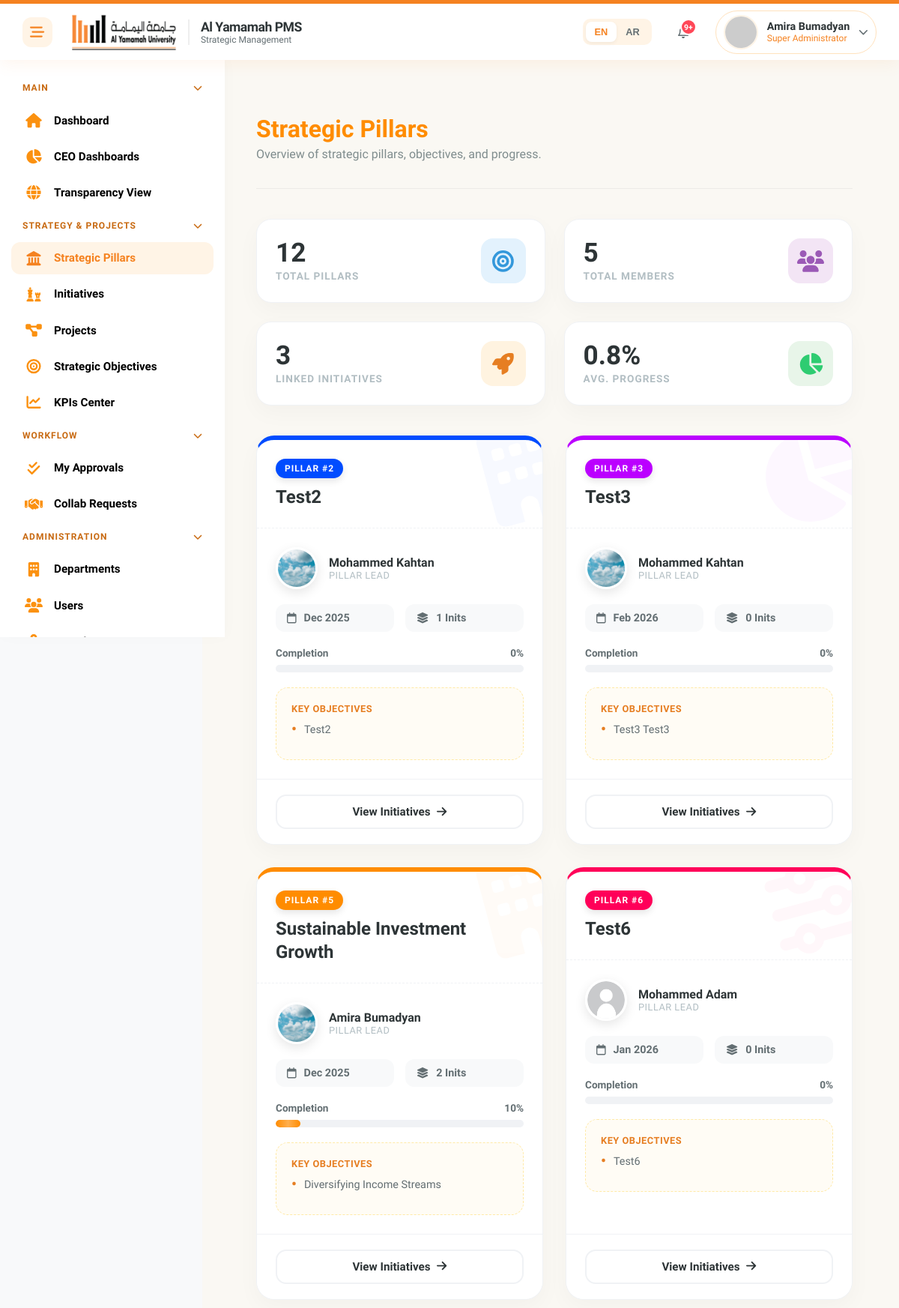
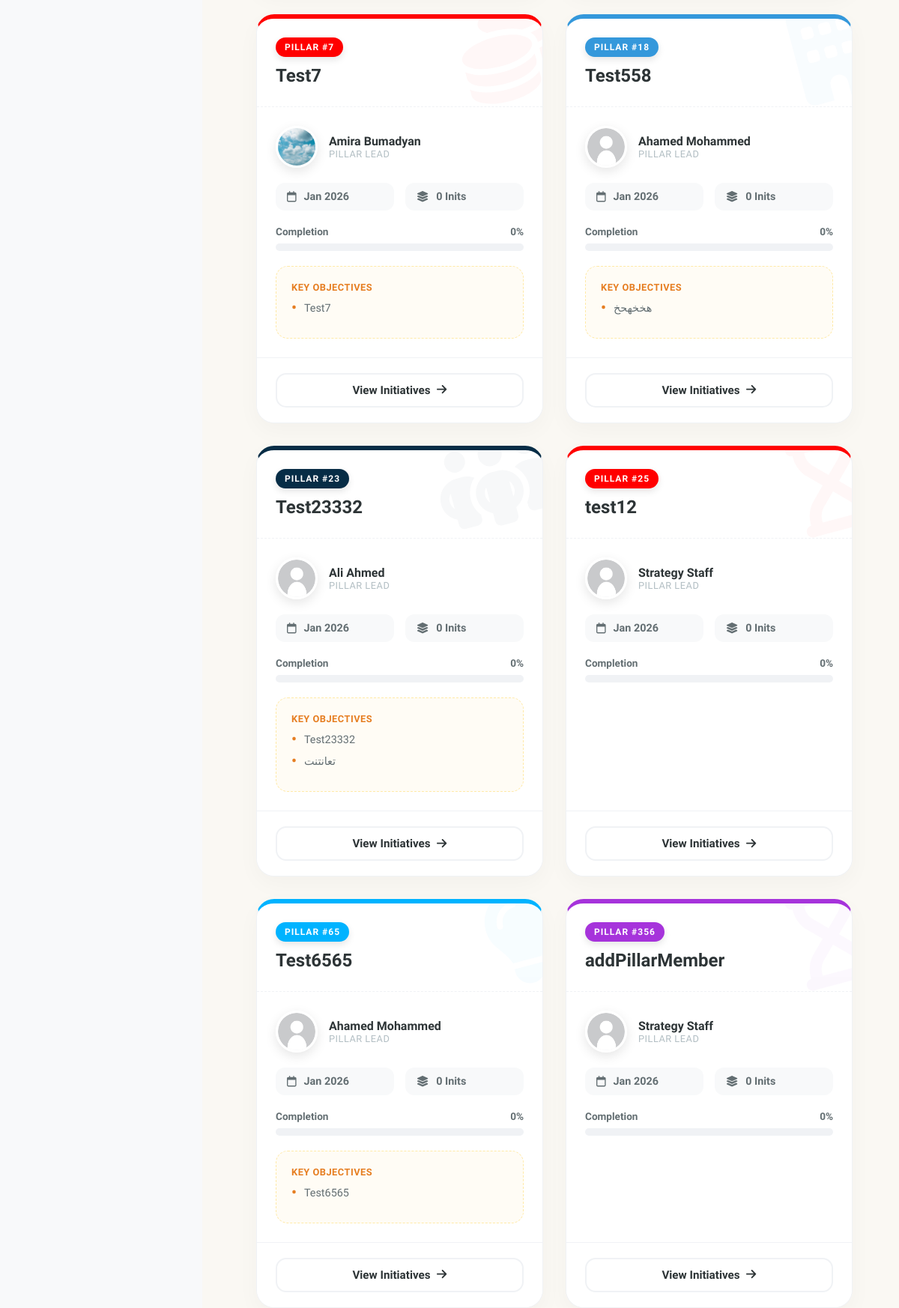
The page /modules/pillars/index.php (signed in, upper part) on the database its author committed (2 pictures, top to bottom).
### tables this page shows
CREATE TABLE `pillars` (
  `id` int(11) NOT NULL,
  `pillar_number` int(11) NOT NULL,
  `name` varchar(200) NOT NULL,
  `description` text DEFAULT NULL,
  `lead_user_id` int(11) DEFAULT NULL,
  `spent_budget` decimal(15,2) DEFAULT 0.00,
  `start_date` date DEFAULT NULL,
  `end_date` date DEFAULT NULL,
  `status_id` int(11) DEFAULT NULL,
  `progress_percentage` int(11) DEFAULT 0,
  `color` varchar(7) DEFAULT '#FF8C00',
  `icon` varchar(100) DEFAULT 'fa-building',
  `created_at` timestamp NOT NULL DEFAULT current_timestamp(),
  `updated_at` timestamp NOT NULL DEFAULT current_timestamp() ON UPDATE current_timestamp(),
  `is_deleted` tinyint(1) NOT NULL DEFAULT 0,
  `deleted_at` datetime DEFAULT NULL
);

CREATE TABLE `users` (
  `id` int(11) NOT NULL,
  `username` varchar(100) NOT NULL,
  `email` varchar(150) NOT NULL,
  `password` varchar(255) NOT NULL,
  `full_name_en` varchar(200) NOT NULL,
  `full_name_ar` varchar(200) DEFAULT NULL,
  `primary_role_id` int(11) DEFAULT NULL,
  `department_id` int(11) DEFAULT NULL,
  `phone` varchar(50) DEFAULT NULL,
  `job_title` varchar(150) DEFAULT NULL,
  `avatar` varchar(255) DEFAULT NULL,
  `is_active` tinyint(1) DEFAULT 1,
  `last_login` datetime DEFAULT NULL,
  `created_at` timestamp NOT NULL DEFAULT current_timestamp(),
  `updated_at` timestamp NOT NULL DEFAULT current_timestamp() ON UPDATE current_timestamp(),
  `reset_token` varchar(255) DEFAULT NULL,
  `reset_token_expiry` datetime DEFAULT NULL,
  `is_deleted` tinyint(1) DEFAULT 0,
  `deleted_at` datetime DEFAULT NULL
);

CREATE TABLE `strategic_objectives` (
  `id` int(11) NOT NULL,
  `pillar_id` int(11) NOT NULL,
  `objective_code` varchar(50) NOT NULL,
  `objective_text` text NOT NULL,
  `created_at` timestamp NOT NULL DEFAULT current_timestamp(),
  `is_deleted` tinyint(1) NOT NULL DEFAULT 0,
  `deleted_at` datetime DEFAULT NULL
);

### modules/todos/todo_functions.php (called while the page is built, shortened)
<?php
function countPendingTodos($user_id) {
    $db = Database::getInstance()->pdo();
    $stmt = $db->prepare("SELECT COUNT(*) FROM user_todos WHERE user_id = ? AND is_completed = 0");
    $stmt->execute([$user_id]);
    return $stmt->fetchColumn();
}
?>

### modules/pillars/functions.php (called while the page is built, shortened)
<?php
require_once "services/PillarService.php";
require_once "services/StrategicObjectiveService.php";
require_once "services/PillarInitiativeService.php";
function getPillars($search = '', $status_id = '') { return PillarService::getAll($search, $status_id); }
function getPillarObjectives($pillar_id) { return StrategicObjectiveService::getAllByPillar($pillar_id); }
function getPillarInitiatives($pillar_id) { return PillarInitiativeService::getAll($pillar_id); }
function getPillarsStats() {
    $db = Database::getInstance()->pdo();
    $totalPillars = $db->query("SELECT COUNT(*) FROM pillars WHERE is_deleted=0")->fetchColumn();
    $totalMembers = $db->query("SELECT COUNT(DISTINCT user_id) FROM pillar_team")->fetchColumn();
    $totalInitiatives = $db->query("SELECT COUNT(*) FROM initiatives i JOIN pillars p ON p.id = i.pillar_id WHERE i.is_deleted=0 AND p.is_deleted=0")->fetchColumn();
    $avgProgress = $db->query("SELECT AVG(progress_percentage) FROM pillars WHERE is_deleted=0")->fetchColumn();
    return ['pillars' => $totalPillars, 'members' => $totalMembers, 'initiatives' => $totalInitiatives, 'avg_progress' => round($avgProgress, 1)];
}
?>

### modules/pillars/services/PillarService.php (called while the page is built, shortened)
<?php
class PillarService {
    public static function getAll($search = '', $status_id = '') {
        $db = Database::getInstance()->pdo();
        $sql = "SELECT p.*, u.full_name_en as lead_name, u.avatar as lead_avatar, s.name as status_name, s.color as status_color
                FROM pillars p
                LEFT JOIN users u ON u.id = p.lead_user_id
                LEFT JOIN pillar_statuses s ON s.id = p.status_id
                WHERE (p.is_deleted = 0 OR p.is_deleted IS NULL)";
        $params = [];
        $sql .= " ORDER BY p.pillar_number ASC";
        $stmt = $db->prepare($sql);
        $stmt->execute($params);
        return $stmt->fetchAll();
    }
}
?>

### modules/pillars/services/PillarInitiativeService.php (called while the page is built, shortened)
<?php
class PillarInitiativeService {
    public static function getAll($pillar_id) {
        $db = Database::getInstance()->pdo();
        $stmt = $db->prepare("
            SELECT i.*, u.full_name_en as owner_name, s.name as status_name, s.color as status_color
            FROM initiatives i
            LEFT JOIN users u ON u.id = i.owner_user_id
            LEFT JOIN initiative_statuses s ON s.id = i.status_id
            WHERE i.pillar_id = ? AND (i.is_deleted = 0 OR i.is_deleted IS NULL)
            ORDER BY i.start_date DESC
        ");
        $stmt->execute([$pillar_id]);
        return $stmt->fetchAll();
    }
}
?>

### modules/pillars/services/StrategicObjectiveService.php (called while the page is built, shortened)
<?php
class StrategicObjectiveService {
    public static function getAllByPillar($pillar_id) {
        $db = Database::getInstance()->pdo();
        $stmt = $db->prepare("SELECT * FROM strategic_objectives WHERE pillar_id = ? AND is_deleted = 0 ORDER BY objective_code");
        $stmt->execute([$pillar_id]);
        return $stmt->fetchAll();
    }
}
?>

### modules/pillars/index.php (the view, shortened to what this page needs)
<?php
require_once "functions.php";
$pillars = getPillars();
$stats = getPillarsStats();
?>
<!DOCTYPE html>
<html lang="en">
<head>
    <link rel="stylesheet" href="<?php echo BASE_URL; ?>assets/css/layout.css">
    <link rel="stylesheet" href="css/index.css">
</head>
<body>
<?php include "../../layout/header.php"; ?>
<?php include "../../layout/sidebar.php"; ?>
<div class="main-content">
<div class="page-wrapper">
    <div class="page-header-flex">
        <div>
            <h1 class="page-title">Strategic Pillars</h1>
            <p class="page-subtitle">Overview of strategic pillars, objectives, and progress.</p>
        </div>
    </div>
    <div class="stats-grid">
        <div class="stat-card stat-pillars">
            <div class="stat-info">
                <h3><?= $stats['pillars'] ?></h3>
                <p>Total Pillars</p>
            </div>
            <div class="stat-icon-wrapper">
                <i class="fa-solid fa-bullseye"></i>
            </div>
        </div>
        <div class="stat-card stat-members">
            <div class="stat-info">
                <h3><?= $stats['members'] ?></h3>
                <p>Total Members</p>
            </div>
            <div class="stat-icon-wrapper">
                <i class="fa-solid fa-users"></i>
            </div>
        </div>
        <div class="stat-card stat-inits">
            <div class="stat-info">
                <h3><?= $stats['initiatives'] ?></h3>
                <p>Linked Initiatives</p>
            </div>
            <div class="stat-icon-wrapper">
                <i class="fa-solid fa-rocket"></i>
            </div>
        </div>
        <div class="stat-card stat-progress">
            <div class="stat-info">
                <h3><?= $stats['avg_progress'] ?>%</h3>
                <p>Avg. Progress</p>
            </div>
            <div class="stat-icon-wrapper">
                <i class="fa-solid fa-chart-pie"></i>
            </div>
        </div>
    </div>
    <div class="pillars-grid">
        <?php foreach ($pillars as $p): ?>
            <?php
                $objectives = getPillarObjectives($p['id']);
                $initiatives = getPillarInitiatives($p['id']);
                $avatar = $p['lead_avatar'] ? BASE_URL.'assets/uploads/avatars/'.$p['lead_avatar'] : BASE_URL.'assets/uploads/avatars/default-profile.png';
            ?>
            <div class="pillar-card" style="border-top-color: <?= $p['color'] ?>;">
                <i class="fa-solid <?= $p['icon'] ?> pillar-bg-icon" style="color: <?= $p['color'] ?>;"></i>
                <div class="card-header">
                    <span class="pillar-num" style="background-color: <?= $p['color'] ?>;">Pillar #<?= $p['pillar_number'] ?></span>
                    <h3 class="pillar-title"><?= htmlspecialchars($p['name']) ?></h3>
                </div>
                <div class="card-body">
                    <div class="lead-section">
                        <img src="<?= $avatar ?>" class="lead-avatar" alt="Lead">
                        <div class="lead-text">
                            <div><?= htmlspecialchars($p['lead_name'] ?? 'Unassigned') ?></div>
                            <div>Pillar Lead</div>
                        </div>
                    </div>
                    <div class="meta-grid">
                        <div class="meta-item">
                            <i class="fa-regular fa-calendar"></i>
                            <?= date('M Y', strtotime($p['end_date'])) ?>
                        </div>
                        <div class="meta-item">
                            <i class="fa-solid fa-layer-group"></i>
                            <?= count($initiatives) ?> Inits
                        </div>
                    </div>
                    <div class="progress-section">
                        <div class="progress-header">
                            <span>Completion</span>
                            <span><?= $p['progress_percentage'] ?>%</span>
                        </div>
                        <div class="progress-bar-bg">
                            <div class="progress-bar-fill" style="width: <?= $p['progress_percentage'] ?>%; background-color: <?= $p['color'] ?>;"></div>
                        </div>
                    </div>
                    <?php if (!empty($objectives)): ?>
                        <div class="objectives-preview">
                            <span class="obj-title">Key Objectives</span>
                            <ul class="obj-list">
                                <?php foreach(array_slice($objectives, 0, 2) as $obj): ?>
                                    <li><?= htmlspecialchars($obj['objective_text']) ?></li>
                                <?php endforeach; ?>
                            </ul>
                        </div>
                    <?php endif; ?>
                </div>
                <div class="card-footer">
                    <button class="btn-view-inits" onclick='showInitiatives(<?= json_encode($initiatives) ?>, "<?= htmlspecialchars($p['name']) ?>", "<?= $p['color'] ?>")'>
                        View Initiatives <i class="fa-solid fa-arrow-right" style="margin-left:5px;"></i>
                    </button>
                </div>
            </div>
        <?php endforeach; ?>
    </div>
</div>
</div>
</body>
</html>

### layout/header.php (shortened to what this page needs)
<?php
require_once __DIR__ . '/../modules/operational_projects/project_functions.php';
require_once __DIR__ . '/../modules/todos/todo_functions.php';
$fullName = $_SESSION['full_name'] ?? $_SESSION['username'] ?? 'User';
$roleName = $_SESSION['role_name'] ?? 'Team Member';
$avatarUrl = "https://ui-avatars.com/api/?name=" . urlencode($fullName) . "&background=FFF4E6&color=F58220&bold=true";
$pendingCount = 0;
if (isset($_SESSION['user_id'])) { $pendingCount = countPendingTodos($_SESSION['user_id']); }
?>
<header class="top-header">
    <div class="header-left">
        <button class="sidebar-toggle" onclick="toggleSidebar()">
            <i class="fa-solid fa-bars-staggered"></i>
        </button>
        <div class="header-brand">
            <img src="<?php echo BASE_URL; ?>assets/images/logo.png" class="header-logo" alt="Logo">
            <div class="header-titles">
                <h1 class="app-name">Al Yamamah PMS</h1>
                <span class="app-subtitle">Strategic Management</span>
            </div>
        </div>
    </div>
    <div class="header-right">
        <div class="lang-switcher">
            <button class="lang-btn active">EN</button>
            <button class="lang-btn">AR</button>
        </div>
        <a href="<?php echo BASE_URL; ?>modules/todos/index.php" class="header-icon-btn" title="My Tasks">
            <?php if ($pendingCount > 0): ?>
                <span class="notification-badge"><?= $pendingCount > 9 ? '9+' : $pendingCount ?></span>
            <?php endif; ?>
        </a>
        <div class="user-dropdown" onclick="toggleUserMenu()">
            <button class="user-dropdown-toggle">
                <img src="<?php echo $avatarUrl; ?>" class="user-avatar-small" alt="Profile">
                <div class="user-text-info">
                    <span class="u-name"><?= htmlspecialchars($fullName) ?></span>
                    <span class="u-role"><?= htmlspecialchars($roleName) ?></span>
                </div>
                <i class="fa-solid fa-chevron-down dropdown-arrow"></i>
            </button>
        </div>
    </div>
</header>

### layout/sidebar.php (shortened to what this page needs)
<?php
require_once __DIR__ . "/sidebar_items.php";
function isActiveLink($url) {
    $currentUri = $_SERVER['REQUEST_URI'];
    if ($url === 'index.php') {
        return ($currentUri === BASE_URL || $currentUri === BASE_URL . 'index.php');
    }
    return strpos($currentUri, $url) !== false;
}
?>
<aside class="sidebar">
<?php foreach ($sidebarItems as $section => $links): ?>
    <div class="sidebar-section">
        <div class="sidebar-section-header" onclick="toggleSection(this)">
            <span><?php echo $section; ?></span>
            <i class="fa-solid fa-chevron-down"></i>
        </div>
        <div class="sidebar-links">
            <?php foreach ($links as $item): ?>
                <?php
                $activeClass = isActiveLink($item["url"]) ? "active" : "";
                $fullUrl = BASE_URL . $item["url"];
                ?>
                <a href="<?php echo $fullUrl; ?>" class="sidebar-link <?php echo $activeClass; ?>">
                        <i class="SB-icon <?php echo $item["icon"] ; ?>"></i>
                    <span><?php echo $item["title"]; ?></span>
                </a>
            <?php endforeach; ?>
        </div>
    </div>
<?php endforeach; ?>
</aside>

### rows shown on the page
pillars: pillar_number "2", name "Test2", lead_user.avatar (picture), lead_user.full_name_en "Mohammed Kahtan", end_date "Dec 2025", count($initiatives) "1", progress_percentage "0"
strategic_objectives: objective_text "Test2"
pillars: pillar_number "3", name "Test3", lead_user.avatar (picture), lead_user.full_name_en "Mohammed Kahtan", end_date "Feb 2026", count($initiatives) "0", progress_percentage "0"
strategic_objectives: objective_text "Test3 Test3"
pillars: pillar_number "5", name "Sustainable Investment Growth", lead_user.avatar (picture), lead_user.full_name_en "Amira Bumadyan", end_date "Dec 2025", count($initiatives) "2", progress_percentage "10"
strategic_objectives: objective_text "Diversifying Income Streams"
pillars: pillar_number "6", name "Test6", lead_user.full_name_en "Mohammed Adam", end_date "Jan 2026", count($initiatives) "0", progress_percentage "0"
strategic_objectives: objective_text "Test6"
pillars: pillar_number "7", name "Test7", lead_user.avatar (picture), lead_user.full_name_en "Amira Bumadyan", end_date "Jan 2026", count($initiatives) "0", progress_percentage "0"
strategic_objectives: objective_text "Test7"
pillars: pillar_number "18", name "Test558", lead_user.full_name_en "Ahamed Mohammed", end_date "Jan 2026", count($initiatives) "0", progress_percentage "0"
strategic_objectives: objective_text "هخخهحخ"
pillars: pillar_number "23", name "Test23332", lead_user.full_name_en "Ali Ahmed", end_date "Jan 2026", count($initiatives) "0", progress_percentage "0"
strategic_objectives: objective_text "Test23332"
strategic_objectives: objective_text "تعانتنت"
pillars: pillar_number "25", name "test12", lead_user.full_name_en "Strategy Staff", end_date "Jan 2026", count($initiatives) "0", progress_percentage "0"
pillars: pillar_number "65", name "Test6565", lead_user.full_name_en "Ahamed Mohammed", end_date "Jan 2026", count($initiatives) "0", progress_percentage "0"
strategic_objectives: objective_text "Test6565"
pillars: pillar_number "356", name "addPillarMember", lead_user.full_name_en "Strategy Staff", end_date "Jan 2026", count($initiatives) "0", progress_percentage "0"

### other values the page prints
$fullName "Amira Bumadyan"
$roleName "Super Administrator"
$section "MAIN"
$item["title"] "Dashboard"
$item["title"] "CEO Dashboards"
$item["title"] "Transparency View"
$section "STRATEGY & PROJECTS"
$item["title"] "Strategic Pillars"
$item["title"] "Initiatives"
$item["title"] "Projects"
$item["title"] "Strategic Objectives"
$item["title"] "KPIs Center"
$section "WORKFLOW"
$item["title"] "My Approvals"
$item["title"] "Collab Requests"
